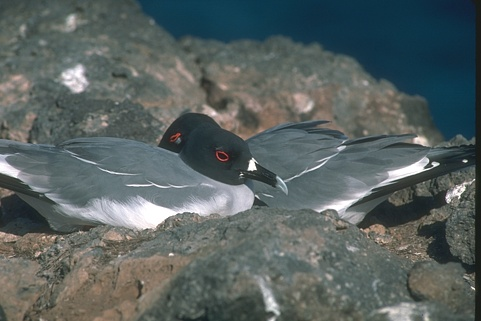
#> input picture srcImages/103041.jpg, 481 x 321 px, found by its file name; its folder holds only this picture in this run
$ python imagePreProcess.py
#> lines starting #> are read from the running program, lines starting #| are printed output that depends on the picture
#-*- coding:utf-8 -*-
import os
import cv2

srcImagePath = r'C:\Users\user1\Desktop\dataset\imageDataset\srcImages'
outputImagePath = r'C:\Users\user1\Desktop\dataset\imageDataset\croppedImages'

def cropImage():
    for i in os.listdir(srcImagePath):
        img =  cv2.imread(srcImagePath+'\\'+i,0)
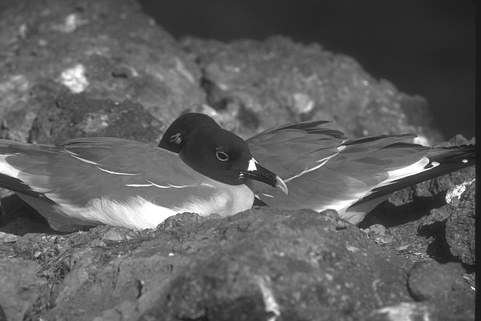
#> img: shape (321, 481); min 23, max 255, mean 95.4
        x,y = img.shape[0:2]
#> x = 321; y = 481
        if x==481 and y==321:
            for j in range(0,3):
                cropped = img[160*j:161*(j+1),107*j:107*(j+1)]
                cv2.imwrite(outputImagePath+'\\'+i,cropped)
        elif x==321 and y==481:
            for j in range(0,3):
                cropped = img[107*j:107*(j+1),160*j:161*(j+1)]
                cv2.imwrite(outputImagePath+'\\'+i,cropped)
#> this loop made 3 passes
#> pass 1, in cropImage, `cropped = img[107*j:107*(j+1),160*j:161*(j+1)]`:
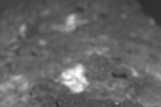
#> cropped: shape (107, 161); min 44, max 255, mean 100.9
#> pass 2, in cropImage, `cropped = img[107*j:107*(j+1),160*j:161*(j+1)]`:
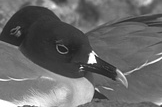
#> cropped: shape (107, 162); min 25, max 255, mean 104.6
#> pass 3, in cropImage, `cropped = img[107*j:107*(j+1),160*j:161*(j+1)]`:
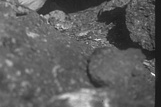
#> cropped: shape (107, 161); min 23, max 254, mean 94.3


def resizeImage():
    for i in os.listdir(srcImagePath):
        img =  cv2.imread(srcImagePath+'\\'+i)
        x,y = img.shape[0:2]
        resized = cv2.resize(img,(int(x/4),int(y/4)))
        cv2.imwrite(outputImagePath+'\\'+i,resized)

if __name__ == '__main__':
    cropImage()

$ run again, on srcImages/108005.jpg
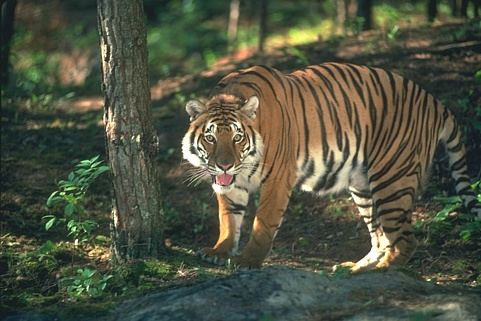
#> input picture srcImages/108005.jpg, 481 x 321 px, found by its file name
#> the loop in cropImage, `for j in range(0,3):` made 3 passes
#> pass 1, in cropImage, `cropped = img[107*j:107*(j+1),160*j:161*(j+1)]`:
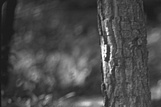
#> cropped: shape (107, 161); min 22, max 255, mean 74.7
#> pass 3, in cropImage, `cropped = img[107*j:107*(j+1),160*j:161*(j+1)]`:
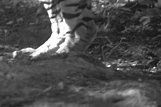
#> cropped: shape (107, 161); min 18, max 255, mean 77

$ run again, on srcImages/109034.jpg
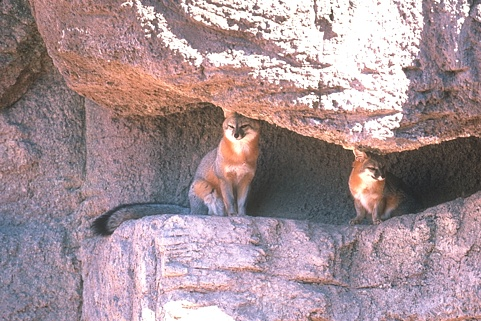
#> input picture srcImages/109034.jpg, 481 x 321 px, found by its file name
#> the loop in cropImage, `for j in range(0,3):` made 3 passes
#> pass 1, in cropImage, `cropped = img[107*j:107*(j+1),160*j:161*(j+1)]`:
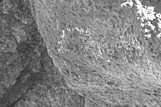
#> cropped: shape (107, 161); min 42, max 255, mean 130.9
#> pass 3, in cropImage, `cropped = img[107*j:107*(j+1),160*j:161*(j+1)]`:
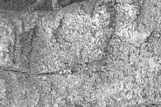
#> cropped: shape (107, 161); min 52, max 255, mean 156.6

$ run again, on srcImages/113016.jpg
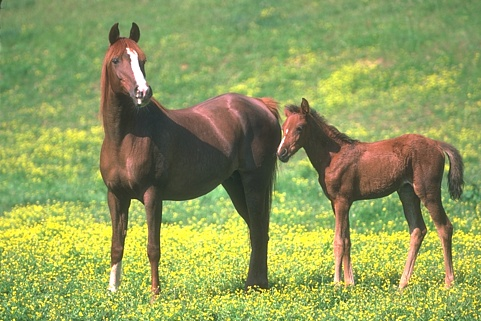
#> input picture srcImages/113016.jpg, 481 x 321 px, found by its file name
#> in cropImage, `img =  cv2.imread(srcImagePath+'\\'+i,0)`:
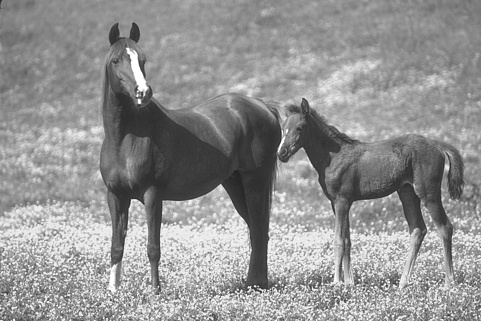
#> img: shape (321, 481); min 33, max 255, mean 146.3
#> the loop in cropImage, `for j in range(0,3):` made 3 passes
#> pass 3, in cropImage, `cropped = img[107*j:107*(j+1),160*j:161*(j+1)]`:
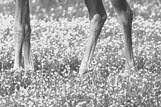
#> cropped: shape (107, 161); min 50, max 255, mean 165.8

$ run again, on srcImages/103070.jpg
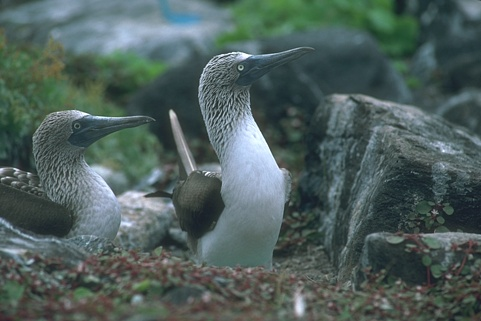
#> input picture srcImages/103070.jpg, 481 x 321 px, found by its file name
#> the loop in cropImage, `for j in range(0,3):` made 3 passes
#> pass 3, in cropImage, `cropped = img[107*j:107*(j+1),160*j:161*(j+1)]`:
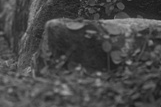
#> cropped: shape (107, 161); min 24, max 172, mean 72.3
